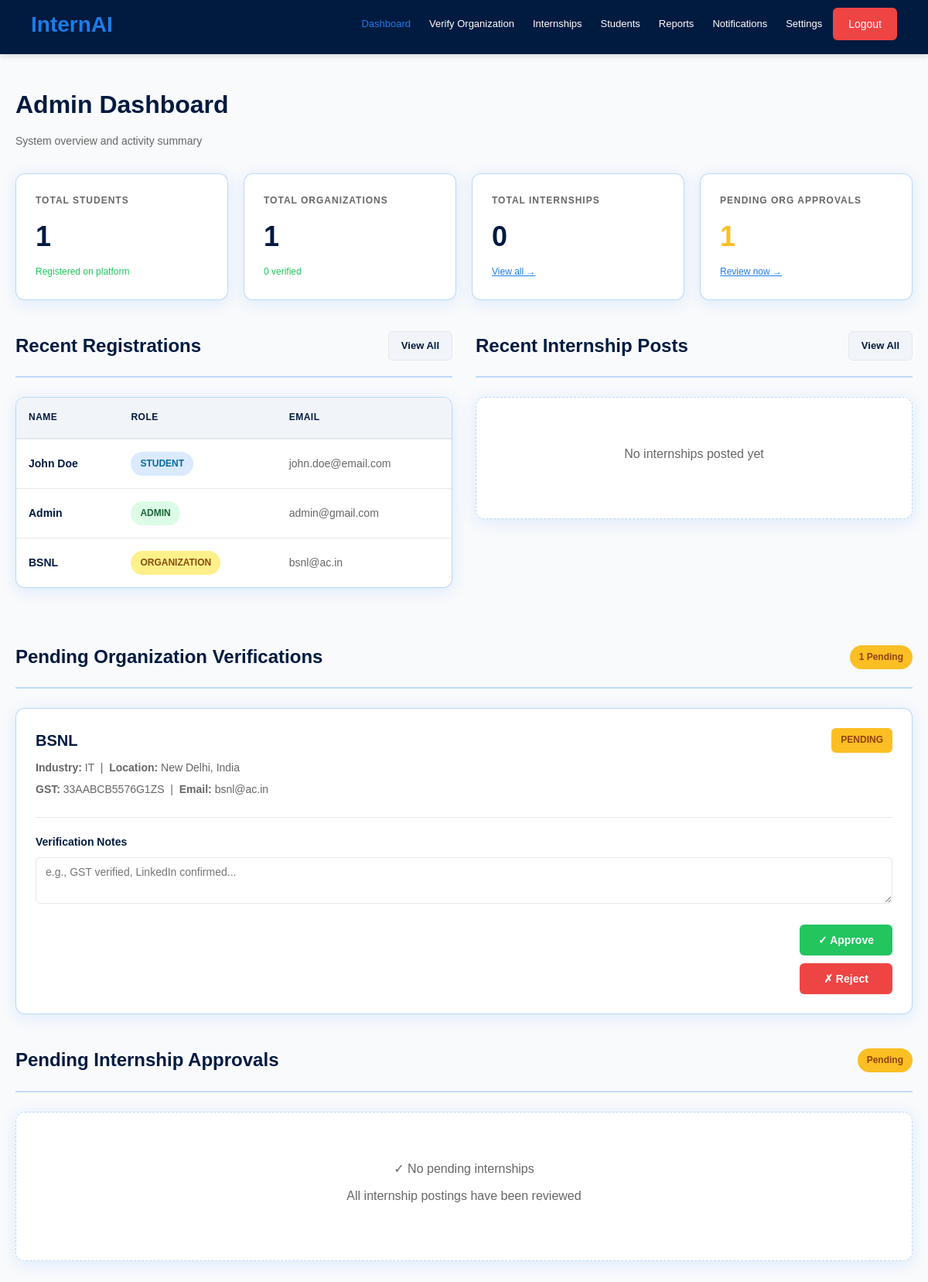
The app's page /admin (signed in) with its own data.
### app.py (models this page shows)
class User(UserMixin, db.Model):
    id = db.Column(db.Integer, primary_key=True)
    name = db.Column(db.String(100))
    email = db.Column(db.String(100), unique=True)
    password = db.Column(db.String(100))
    role = db.Column(db.String(20))  # student, organization, admin

class Organization(db.Model):
    id = db.Column(db.Integer, primary_key=True)
    user_id = db.Column(db.Integer)
    company_name = db.Column(db.String(200))
    gst_number = db.Column(db.String(100))
    domain_email = db.Column(db.String(100))
    linkedin_profile = db.Column(db.String(300))
    industry = db.Column(db.String(100))
    location = db.Column(db.String(200))
    description = db.Column(db.Text)
    is_verified = db.Column(db.Boolean, default=False)
    verification_status = db.Column(db.String(50), default='pending')  # pending, approved, rejected
    verification_notes = db.Column(db.Text)
    created_at = db.Column(db.DateTime, default=datetime.utcnow)

### app.py (the view)
@app.route('/admin')
@login_required
@admin_required
def admin_dashboard():
    all_users = User.query.order_by(User.id.desc()).limit(10).all()
    all_internships = Internship.query.order_by(Internship.created_at.desc()).all()
    total_students = StudentProfile.query.count()
    total_orgs = Organization.query.count()
    verified_orgs = Organization.query.filter_by(is_verified=True).count()
    pending_orgs = Organization.query.filter_by(verification_status='pending').count()
    total_internships = Internship.query.count()
    recent_internships = []
    for i in all_internships[:8]:
        org = Organization.query.filter_by(id=i.organization_id).first() if i.organization_id else None
        recent_internships.append({'internship': i, 'org': org})
    pending_org_list = Organization.query.filter_by(verification_status='pending').all()
    stats = {
        'total_students': total_students,
        'total_orgs': total_orgs,
        'verified_orgs': verified_orgs,
        'pending_orgs': pending_orgs,
        'total_internships': total_internships,
    }
    return render_template('dashboard_admin.html', stats=stats, recent_users=all_users, recent_internships=recent_internships, pending_org_list=pending_org_list)

### app.py (called while the page is built)
def admin_required(f):
    @wraps(f)
    def decorated_function(*args, **kwargs):
        if not current_user.is_authenticated or current_user.role != 'admin':
            return redirect(url_for('home'))
        return f(*args, **kwargs)
    return decorated_function

@login_manager.user_loader
def load_user(user_id):
    return User.query.get(int(user_id))

### templates/dashboard_admin.html (shortened to what this page needs)
{% extends "base.html" %} {% block content %}
<div class="container">
  <h1 class="page-title">Admin Dashboard</h1>
  <p class="page-subtitle">System overview and activity summary</p>
  <div class="stats-grid">
    <div class="stat-card">
      <div class="stat-label">Total Students</div>
      <div class="stat-value">{{ stats.total_students }}</div>
      <div class="stat-change">Registered on platform</div>
    </div>
    <div class="stat-card">
      <div class="stat-label">Total Organizations</div>
      <div class="stat-value">{{ stats.total_orgs }}</div>
      <div class="stat-change">{{ stats.verified_orgs }} verified</div>
    </div>
    <div class="stat-card">
      <div class="stat-label">Total Internships</div>
      <div class="stat-value">{{ stats.total_internships }}</div>
      <div class="stat-change">
        <a href="/admin/internships" style="color: #1e7ce8">View all →</a>
      </div>
    </div>
    <div class="stat-card">
      <div class="stat-label">Pending Org Approvals</div>
      <div class="stat-value" style="color: #fbbf24">
        {{ stats.pending_orgs }}
      </div>
      <div class="stat-change">
        <a href="/admin/organizations" style="color: #1e7ce8">Review now →</a>
      </div>
    </div>
  </div>
  <div
    style="
      display: grid;
      grid-template-columns: 1fr 1fr;
      gap: 30px;
      margin-top: 10px;
    "
  >
    <div>
      <div class="section-header">
        <h2>Recent Registrations</h2>
        <a
          href="/admin/students"
          class="btn btn-secondary"
          style="font-size: 13px; padding: 8px 16px"
          >View All</a
        >
      </div>
      {% if recent_users %}
      <div class="table-container">
        <table>
          <thead>
            <tr>
              <th>Name</th>
              <th>Role</th>
              <th>Email</th>
            </tr>
          </thead>
          <tbody>
            {% for user in recent_users %}
            <tr>
              <td style="font-weight: 600; color: #001a40">{{ user.name }}</td>
              <td>
                <span
                  class="badge {% if user.role == 'student' %}badge-applied{% elif user.role == 'organization' %}badge-shortlisted{% else %}badge-approved{% endif %}"
                >
                  {{ user.role }}
                </span>
              </td>
              <td style="color: #666">{{ user.email }}</td>
            </tr>
            {% endfor %}
          </tbody>
        </table>
      </div>
      {% else %}
      <div class="empty-state"><p>No registrations yet</p></div>
      {% endif %}
    </div>
    <div>
      <div class="section-header">
        <h2>Recent Internship Posts</h2>
        <a
          href="/admin/internships"
          class="btn btn-secondary"
          style="font-size: 13px; padding: 8px 16px"
          >View All</a
        >
      </div>
      {% if recent_internships %}
      <div class="table-container">
        <table>
          <thead>
            <tr>
              <th>Title</th>
              <th>Company</th>
              <th>Status</th>
            </tr>
          </thead>
          <tbody>
            {% for item in recent_internships %}
            <tr>
              <td style="font-weight: 600; color: #001a40">
                {{ item.internship.title }}
              </td>
              <td style="color: #666">
                {{ item.org.company_name if item.org else 'N/A' }}
              </td>
              <td>
                <span class="badge badge-approved">active</span>
              </td>
            </tr>
            {% endfor %}
          </tbody>
        </table>
      </div>
      {% else %}
      <div class="empty-state"><p>No internships posted yet</p></div>
      {% endif %}
    </div>
  </div>
  <div style="margin-top: 40px">
    <div class="section-header">
      <h2>Pending Organization Verifications</h2>
      <span
        style="
          background: #fbbf24;
          color: #92400e;
          padding: 6px 12px;
          border-radius: 20px;
          font-weight: 600;
          font-size: 12px;
        "
        >{{ stats.pending_orgs }} Pending</span
      >
    </div>
    {% if pending_org_list %}
    <div>
      {% for org in pending_org_list %}
      <div class="internship-item">
        <div class="internship-item-header">
          <div>
            <h3 class="internship-item-title">{{ org.company_name }}</h3>
            <p class="internship-item-meta">
              <strong>Industry:</strong> {{ org.industry if org.industry else
              'N/A' }} &nbsp;|&nbsp; <strong>Location:</strong> {{ org.location
              if org.location else 'N/A' }}
            </p>
            <p class="internship-item-meta">
              <strong>GST:</strong> {{ org.gst_number if org.gst_number else
              'Not provided' }} &nbsp;|&nbsp; <strong>Email:</strong> {{
              org.domain_email if org.domain_email else 'Not provided' }}
            </p>
          </div>
          <span
            style="
              background: #fbbf24;
              color: #92400e;
              padding: 6px 12px;
              border-radius: 6px;
              font-weight: 600;
              font-size: 12px;
            "
            > PENDING</span
          >
        </div>
        <div class="approval-form">
          <div class="form-group">
            <label for="org_notes_{{ org.id }}">Verification Notes</label>
            <textarea
              id="org_notes_{{ org.id }}"
              placeholder="e.g., GST verified, LinkedIn confirmed..."
            ></textarea>
          </div>
          <div class="approval-buttons">
            <div style="display: flex; gap: 10px; flex-direction: column">
              <button
                class="btn btn-success"
                onclick="verifyOrg({{ org.id }}, 'approve')"
              >
                ✓ Approve
              </button>
              <button
                class="btn btn-danger"
                onclick="verifyOrg({{ org.id }}, 'reject')"
              >
                ✗ Reject
              </button>
            </div>
          </div>
        </div>
      </div>
      {% endfor %}
    </div>
    {% else %}
    <div class="empty-state">
      <p>✓ No pending organization verifications</p>
    </div>
    {% endif %}
  </div>
  <div style="margin-top: 40px">
    <div class="section-header">
      <h2>Pending Internship Approvals</h2>
      <span
        style="
          background: #fbbf24;
          color: #92400e;
          padding: 6px 12px;
          border-radius: 20px;
          font-weight: 600;
          font-size: 12px;
        "
        >{{ stats.pending_internships }} Pending</span
      >
    </div>
    {% if pending_internship_list %}
    <div>
      {% for item in pending_internship_list %}
      <div class="internship-item">
        <div class="internship-item-header">
          <div>
            <h3 class="internship-item-title">{{ item.internship.title }}</h3>
            <p class="internship-item-meta">
              <strong>Company:</strong> {{ item.org.company_name if item.org
              else 'Unknown' }}
            </p>
          </div>
          <div>
            <p style="color: #999; font-size: 12px; margin: 0">Posted on</p>
            <p style="color: #001a40; font-weight: 600; margin: 5px 0 0 0">
              {{ item.internship.created_at.strftime('%d %b %Y') if
              item.internship.created_at else 'N/A' }}
            </p>
          </div>
        </div>
        <div class="internship-item-details">
          {% if item.internship.location %}
          <div class="internship-item-detail">
            <strong>Location</strong>
            <p>{{ item.internship.location }}</p>
          </div>
          {% endif %} {% if item.internship.duration %}
          <div class="internship-item-detail">
            <strong>Duration</strong>
            <p>{{ item.internship.duration }}</p>
          </div>
          {% endif %}
          <div class="internship-item-detail">
            <strong>Positions</strong>
            <p>{{ item.internship.capacity }}</p>
          </div>
          {% if item.internship.stipend %}
          <div class="internship-item-detail">
            <strong>Stipend</strong>
            <p>₹{{ item.internship.stipend }}/month</p>
          </div>
          {% endif %}
        </div>
        <div style="margin-bottom: 20px">
          <strong style="color: #666; font-size: 12px">Required Skills:</strong>
          <div class="skills-container">
            {% for skill in item.internship.skills_required.split(',') %}
            <span class="skill">{{ skill.strip() }}</span>
            {% endfor %}
          </div>
        </div>
        <div class="approval-form">
          <div class="form-group">
            <label for="notes_{{ item.internship.id }}"
              >Admin Notes (Optional)</label
            >
            <textarea
              id="notes_{{ item.internship.id }}"
              placeholder="Add approval or rejection notes..."
            ></textarea>
          </div>
          <div class="approval-buttons">
            <div></div>
            <div style="display: flex; gap: 10px; flex-direction: column">
              <button
                class="btn btn-success"
                onclick="approveInternship({{ item.internship.id }})"
              >
                ✓ Approve
              </button>
              <button
                class="btn btn-danger"
                onclick="rejectInternship({{ item.internship.id }})"
              >
                ✗ Reject
              </button>
            </div>
          </div>
        </div>
      </div>
      {% endfor %}
    </div>
    {% else %}
    <div class="empty-state">
      <p>✓ No pending internships</p>
      <p class="empty-state-note">All internship postings have been reviewed</p>
    </div>
    {% endif %}
  </div>
</div>
{% endblock %}

### templates/base.html (shortened to what this page needs)
<!doctype html>
<html>
  <head>
    <link
      rel="stylesheet"
      href="{{ url_for('static', filename='style.css') }}"
    />
    {% if current_user.is_authenticated and current_user.role == 'admin' %}
    <link
      rel="stylesheet"
      href="{{ url_for('static', filename='admin.css') }}"
    />
    {% elif current_user.is_authenticated and current_user.role ==
    'organization' %}
    <link rel="stylesheet" href="{{ url_for('static', filename='org.css') }}" />
    {% elif current_user.is_authenticated and current_user.role == 'student' %}
    <link
      rel="stylesheet"
      href="{{ url_for('static', filename='student.css') }}"
    />
    {% endif %}
  </head>
  <body>
    {% if not current_user.is_authenticated %}
    <nav class="navbar">
      <div class="logo">InternAI</div>
      <ul class="nav-links">
        <li><a href="{{ url_for('home') }}">Home</a></li>
        <li><a href="#">About</a></li>
        <li><a href="#">Features</a></li>
        <li>
          <a href="{{ url_for('login') }}" class="register-btn">Login</a>
        </li>
      </ul>
    </nav>
    {% elif current_user.is_authenticated %}
    <nav
      class="navbar"
      style="
        background-color: #001a40;
        padding: 0 40px;
        display: flex;
        justify-content: space-between;
        align-items: center;
        height: 70px;
        box-shadow: 0 2px 8px rgba(0, 0, 0, 0.15);
      "
    >
      <div style="font-size: 28px; font-weight: bold; color: #1e7ce8">
         InternAI
      </div>
      <div style="display: flex; gap: 4px; align-items: center">
        {% block nav_links %} {% if current_user.role == 'organization' %}
        <a
          href="/organization"
          style="
            color: #ffffff;
            text-decoration: none;
            font-size: 14px;
            padding: 8px 16px;
            border-radius: 4px;
            transition: background-color 0.3s ease;
          "
          >Dashboard</a
        >
        {% elif current_user.role == 'admin' %} {% for label, url in
        [('Dashboard','/admin'),('Verify
        Organization','/admin/organizations'),('Internships','/admin/internships'),('Students','/admin/students'),('Reports','/admin/reports'),('Notifications','/admin/notifications'),('Settings','/admin/settings')]
        %}
        <a
          href="{{ url }}"
          style="color:{% if request.path == url %}#1e7ce8{% else %}#ffffff{% endif %};text-decoration:none;font-size:13px;padding:6px 10px;border-radius:4px;transition:color 0.2s;white-space:nowrap;"
          >{{ label }}</a
        >
        {% endfor %} {% endif %} {% endblock %}
        <a
          href="/logout"
          style="
            background-color: #ef4444;
            color: #ffffff;
            text-decoration: none;
            font-size: 14px;
            padding: 10px 20px;
            border-radius: 6px;
            transition: background-color 0.3s ease;
          "
          >Logout</a
        >
      </div>
    </nav>
    {% endif %} {% block content %}{% endblock %}
  </body>
</html>

### static/style.css (style rules this page uses)
* { margin: 0; padding: 0; box-sizing: border-box; font-family: Arial, sans-serif; }
body { background: #f8fafc; color: #0b1f3a; }
.navbar { background: #0b1f3a; padding: 18px 60px; display: flex; justify-content: space-between; align-items: center; }

### templates/dashboard_admin.html (style rules this page uses)
nav.navbar { align-items: flex-start !important; padding-top: 10px !important; }

### records on screen
User: name "John Doe", role "STUDENT", email "john.doe@email.com"
User: name "Admin", role "ADMIN", email "admin@gmail.com"
User: name "BSNL", role "ORGANIZATION", email "bsnl@ac.in"
Organization: company_name "BSNL", industry "IT", location "New Delhi, India", gst_number "33AABCB5576G1ZS", domain_email "bsnl@ac.in", id "e.g., GST verified, LinkedIn confirmed..."

### other values on screen
{{ label }} "Dashboard" "Verify Organization" "Internships" "Students" "Reports" "Notifications" "Settings"
{{ stats.total_students }} "1"
{{ stats.total_orgs }} "1"
{{ stats.verified_orgs }} "0"
{{ stats.total_internships }} "0"
{{ stats.pending_orgs }} "1"
